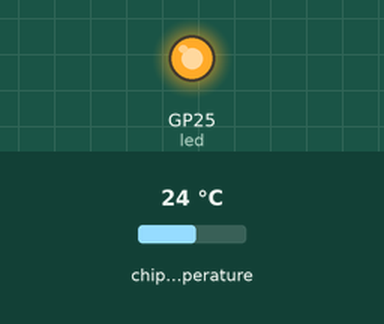
Recording of a program running on a simulated Raspberry Pi Pico running MicroPython. Parts: output pins drawn as LEDs (lit = HIGH). Inputs (shaded band) come from the test bench; at power-on: chip temperature 24 °C. Files the program writes start out absent; the clock reads 2024-03-15 10:24:30 at power-on unless the program sets it.

Above: at 0.2 s.
At 2.7 s:
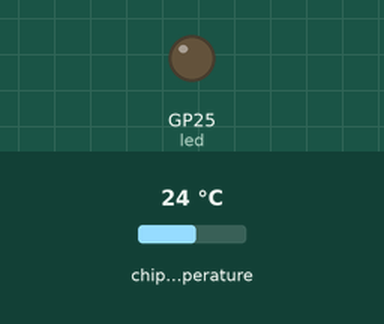
Timing chart, 0 to 6.5 s (numbered marks = the images above):
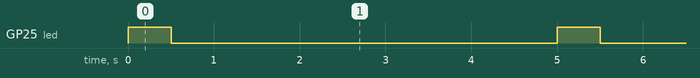

Measured:
- by itself, GP25 (led): alternates HIGH for 0.50 s and LOW for 4.5 s

The program:

temp_take.py
```python
import machine
import utime
import os

sensor_temp = machine.ADC(4)
conversion_factor = 3.3 / (65535)
start_time = utime.time()

led = machine.Pin(25, machine.Pin.OUT)

def get_temperature():
    reading = sensor_temp.read_u16() * conversion_factor
    temperature = 27 - (reading - 0.706)/0.001721
    return temperature

def get_filename():
    i = 0
    while True:
        filename = f'temp_{i}.csv'
        try:
            os.stat(filename)
            i += 1
        except OSError:
            break
    return filename


filename = get_filename()
with open(filename, 'w') as f:
    f.write('delta t (min),temp (c)\n')

while True:
    delta_t = (utime.time() - start_time) / 60
    temperature = get_temperature()
    with open(filename, 'a') as f:
        f.write(f'{delta_t:.2f},{temperature:.2f}\n')

    led.value(1)
    utime.sleep(0.5)
    led.value(0)

    utime.sleep(4.5)
```
